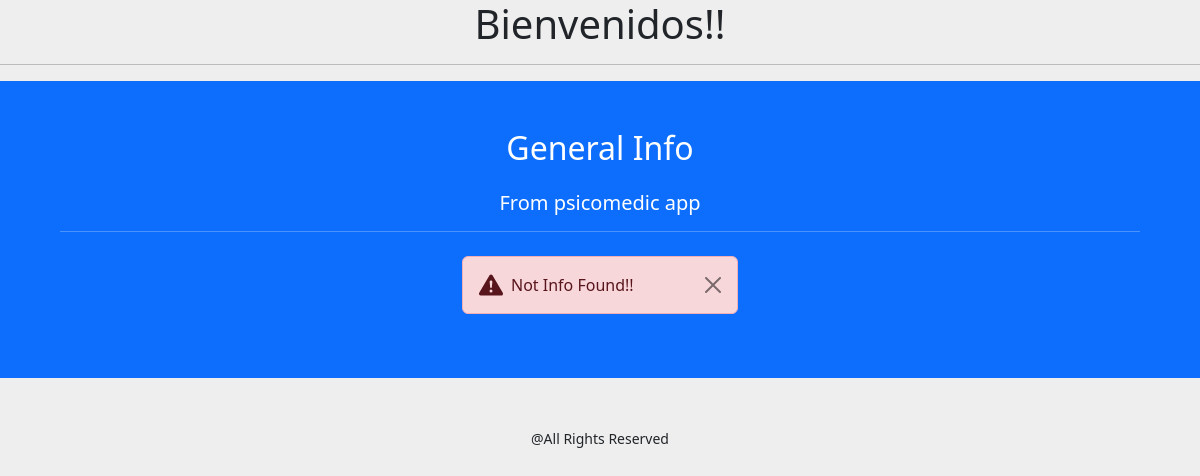
Page /psicomedic/patients/ on the earlier database version.
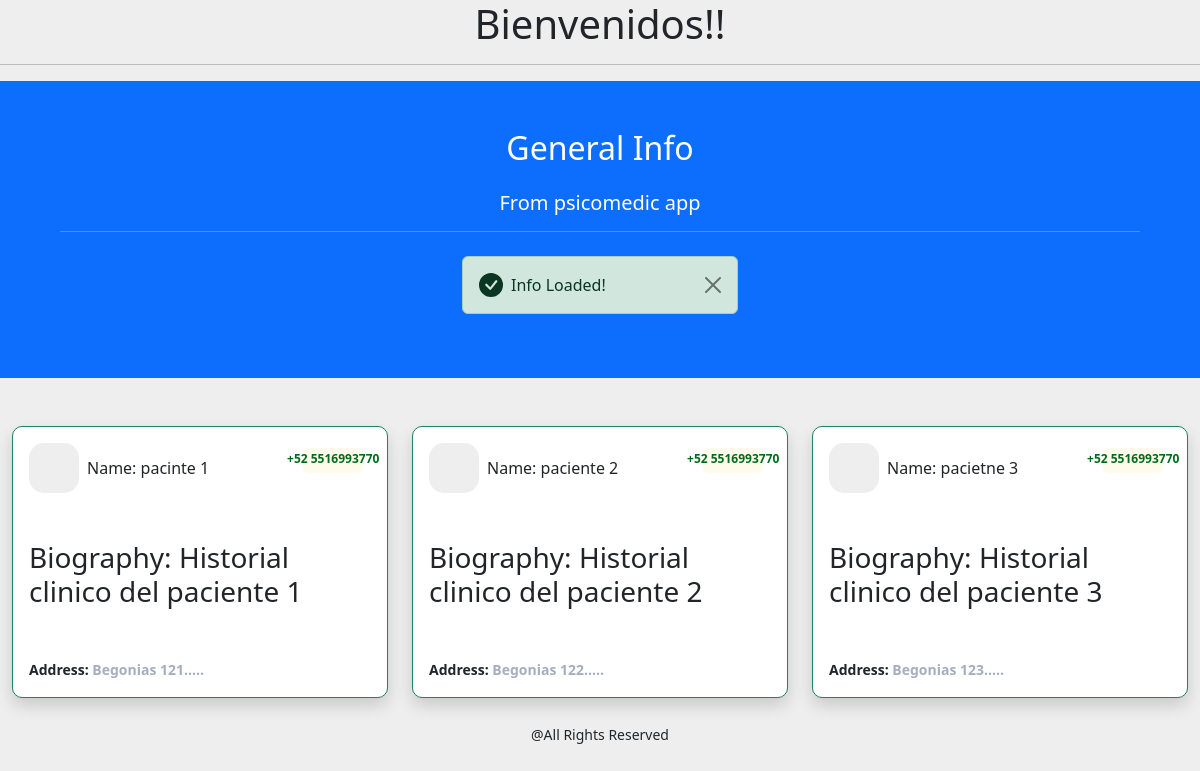
Same page on the later database version.
### psicomedic/models.py (models this page shows, shortened)
class Patient(models.Model):
    first_name = models.CharField(max_length=255, unique=True)
    last_name = models.CharField(max_length=255, unique=True)
    birthdate = models.DateTimeField(null=False)
    email = models.EmailField(unique=True)
    phone = models.CharField(max_length=25)
    biography = models.CharField(max_length=5000, null=False)
    address = models.CharField(max_length=255)
    created_at = models.DateTimeField(auto_now_add=True)

### psicomedic/views.py (the view)
# urls.py: path("patients/", list_patients),
def list_patients(request):
    list_patient = Patient.objects.all()
    context = {
        "patients": list_patient
    }
    template = loader.get_template("templates/patient_psicomedic.html")
    return HttpResponse(template.render(context, request))

### templates/patient_psicomedic.html (shortened to what this page needs)
<!DOCTYPE html>
{% extends "templates/base.html" %}
{% block head %}
<head>
  {% load bootstrap5 %}
  {% bootstrap_css %}
</head>
{% endblock head %}
{% block content %}
<div class="container-fluid">
    <div class="row justify-content-center">
        <div class="container-fluid p-5 bg-primary text-white text-center mb-5 row justify-content-center">
            <h2 class="text-center mb-4">General Info</h2>
            {% block title %}
            <h5>From psicomedic app<hr/></h5>
            {% endblock title %}
            {% if patients %}
            <div class="custom-alert alert alert-success alert-dismissible fade show d-flex align-items-center col-3" role="alert">
                <svg class="bi flex-shrink-0 me-2" width="24" height="24" role="img" aria-label="Success:"><use xlink:href="#check-circle-fill"/></svg>
                <div>
                <span>Info Loaded!</span>
                </div>
                <button type="button" class="btn-close" data-bs-dismiss="alert" aria-label="Close"></button>
            </div>
            {% else %}
            <div class="custom-alert alert alert-danger alert-dismissible fade show d-flex align-items-center col-3" role="alert">
                <svg class="bi flex-shrink-0 me-2" width="24" height="24" role="img" aria-label="Danger:"><use xlink:href="#exclamation-triangle-fill"/></svg>
                <div>
                <span>Not Info Found!!</span>
                </div>
                <button type="button" class="btn-close" data-bs-dismiss="alert" aria-label="Close"></button>
            </div>
            {% endif %}
        </div>
        <br>
        <br>
        <br>
        <br>
    {% for patient in patients %}
        <div class="col-md-4">
            <div class="card p-3 mb-2 border border-success shadow mb-4">
                <div class="d-flex justify-content-between">
                    <div class="d-flex flex-row align-items-center">
                        <div class="icon">  </div>
                        <div class="ms-2 c-details">
                            <h6 class="mb-0">Name: {{patient.first_name}} {{patient.last_name}}</h6>
                        </div>
                    </div>
                    <div class="badge"> <span><p class="card-text" style="color: #006b1b"><b>{{patient.phone}}</b></p></span> </div>
                </div>
                <div class="mt-5">
                    <h3 class="heading">Biography: {{patient.biography}}</h3>
                    <div class="mt-5">
                        <div class="mt-3"> <span class="text1">Address: <span class="text2">{{patient.address}}</span></span> </div>
                    </div>
                </div>
            </div>
        </div>
        <br>
    {% endfor %}
    <br>
    </div>
</div>
{% endblock content %}

Differences in the rows shown:
added Patient: first_name "pacinte", last_name "1", phone "+52 5516993770", biography "Historial clinico del paciente 1", address "Begonias 121….."
added Patient: first_name "paciente", last_name "2", phone "+52 5516993770", biography "Historial clinico del paciente 2", address "Begonias 122….."
added Patient: first_name "pacietne", last_name "3", phone "+52 5516993770", biography "Historial clinico del paciente 3", address "Begonias 123….."
Other differences:
text no longer shown: "Not Info Found!!"
text now shown: "Info Loaded!"
